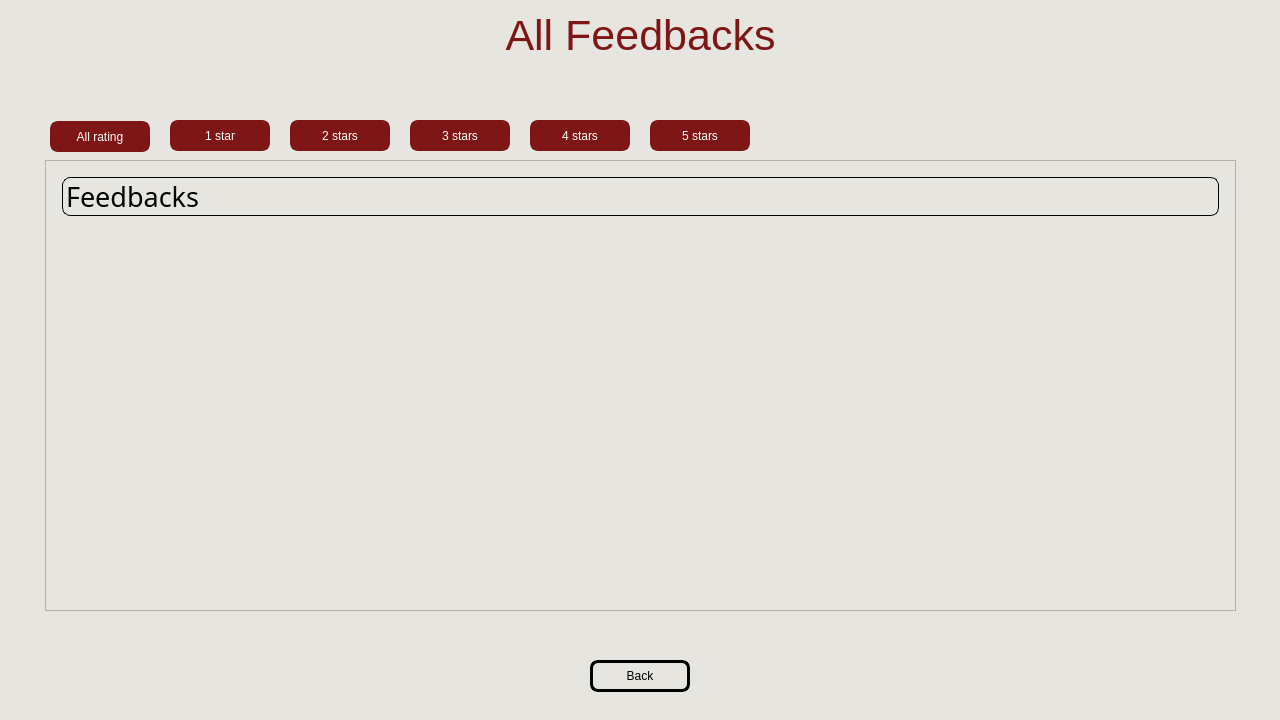
<?xml version="1.0" encoding="UTF-8"?>
<ui version="4.0">
 <class>MainWindow</class>
 <widget class="QMainWindow" name="MainWindow">
  <property name="geometry">
   <rect>
    <x>0</x>
    <y>0</y>
    <width>1280</width>
    <height>720</height>
   </rect>
  </property>
  <property name="minimumSize">
   <size>
    <width>1280</width>
    <height>720</height>
   </size>
  </property>
  <property name="maximumSize">
   <size>
    <width>1280</width>
    <height>720</height>
   </size>
  </property>
  <property name="windowTitle">
   <string>MainWindow</string>
  </property>
  <property name="styleSheet">
   <string notr="true">background-color: rgb(231, 229, 223);</string>
  </property>
  <widget class="QWidget" name="centralwidget">
   <widget class="QLabel" name="label">
    <property name="geometry">
     <rect>
      <x>20</x>
      <y>10</y>
      <width>1241</width>
      <height>51</height>
     </rect>
    </property>
    <property name="font">
     <font>
      <family>Arial</family>
      <pointsize>32</pointsize>
      <italic>false</italic>
      <bold>false</bold>
     </font>
    </property>
    <property name="styleSheet">
     <string notr="true">font: 32pt &quot;Arial&quot;;
color: rgb(126, 22, 21);</string>
    </property>
    <property name="text">
     <string>All Feedbacks</string>
    </property>
    <property name="alignment">
     <set>Qt::AlignCenter</set>
    </property>
   </widget>
   <widget class="QPushButton" name="backBtn">
    <property name="geometry">
     <rect>
      <x>590</x>
      <y>660</y>
      <width>100</width>
      <height>32</height>
     </rect>
    </property>
    <property name="styleSheet">
     <string notr="true">QPushButton{
border: 3 solid black;
border-radius: 8px;
color: black;
}
QPushButton:hover{
	background-color: rgb(166, 165, 161);
}</string>
    </property>
    <property name="text">
     <string>Back</string>
    </property>
   </widget>
   <widget class="QListWidget" name="listWidget">
    <property name="geometry">
     <rect>
      <x>45</x>
      <y>160</y>
      <width>1191</width>
      <height>451</height>
     </rect>
    </property>
    <property name="styleSheet">
     <string notr="true">QListWidget {
    padding: 12px 12px; 
    font: 24pt &quot;Arial&quot;;
    color: rgb(0, 0, 0);
}
QListWidget::item {
    border: 1px solid; 
    border-radius: 8px;
    margin: 4px;
}

</string>
    </property>
    <item>
     <property name="text">
      <string>Feedbacks</string>
     </property>
     <property name="font">
      <font>
       <family>KoHo</family>
       <pointsize>20</pointsize>
      </font>
     </property>
    </item>
   </widget>
   <widget class="QPushButton" name="pushButton">
    <property name="geometry">
     <rect>
      <x>50</x>
      <y>121</y>
      <width>100</width>
      <height>31</height>
     </rect>
    </property>
    <property name="styleSheet">
     <string notr="true">QPushButton{
border: 3 solid rgb(126, 22, 21);;
border-radius: 8px;
color: white;
background-color: rgb(126, 22, 21);
}
QPushButton:hover{
	background-color: rgb(192, 80, 71);
}
QPushButton::selected{
     blackground-color: rgb(192, 80, 71);
}</string>
    </property>
    <property name="text">
     <string>All rating</string>
    </property>
   </widget>
   <widget class="QPushButton" name="pushButton_2">
    <property name="geometry">
     <rect>
      <x>170</x>
      <y>120</y>
      <width>100</width>
      <height>31</height>
     </rect>
    </property>
    <property name="styleSheet">
     <string notr="true">QPushButton{
border: 3 solid rgb(126, 22, 21);;
border-radius: 8px;
color: white;
background-color: rgb(126, 22, 21);
}
QPushButton:hover{
	background-color: rgb(192, 80, 71);
}
QPushButton:selected{
     blackground-color: rgb(192, 80, 71);
}</string>
    </property>
    <property name="text">
     <string>1 star</string>
    </property>
   </widget>
   <widget class="QPushButton" name="pushButton_3">
    <property name="geometry">
     <rect>
      <x>530</x>
      <y>120</y>
      <width>100</width>
      <height>31</height>
     </rect>
    </property>
    <property name="styleSheet">
     <string notr="true">QPushButton{
border: 3 solid rgb(126, 22, 21);;
border-radius: 8px;
color: white;
background-color: rgb(126, 22, 21);
}
QPushButton:hover{
	background-color: rgb(192, 80, 71);
}
QPushButton::selected{
     blackground-color: rgb(192, 80, 71);
}</string>
    </property>
    <property name="text">
     <string>4 stars</string>
    </property>
   </widget>
   <widget class="QPushButton" name="pushButton_4">
    <property name="geometry">
     <rect>
      <x>410</x>
      <y>120</y>
      <width>100</width>
      <height>31</height>
     </rect>
    </property>
    <property name="styleSheet">
     <string notr="true">QPushButton{
border: 3 solid rgb(126, 22, 21);;
border-radius: 8px;
color: white;
background-color: rgb(126, 22, 21);
}
QPushButton:hover{
	background-color: rgb(192, 80, 71);
}
QPushButton::selected{
     blackground-color: rgb(192, 80, 71);
}</string>
    </property>
    <property name="text">
     <string>3 stars</string>
    </property>
   </widget>
   <widget class="QPushButton" name="pushButton_5">
    <property name="geometry">
     <rect>
      <x>290</x>
      <y>120</y>
      <width>100</width>
      <height>31</height>
     </rect>
    </property>
    <property name="styleSheet">
     <string notr="true">QPushButton{
border: 3 solid rgb(126, 22, 21);;
border-radius: 8px;
color: white;
background-color: rgb(126, 22, 21);
}
QPushButton:hover{
	background-color: rgb(192, 80, 71);
}
QPushButton::selected{
     blackground-color: rgb(192, 80, 71);
}</string>
    </property>
    <property name="text">
     <string>2 stars</string>
    </property>
   </widget>
   <widget class="QPushButton" name="pushButton_7">
    <property name="geometry">
     <rect>
      <x>650</x>
      <y>120</y>
      <width>100</width>
      <height>31</height>
     </rect>
    </property>
    <property name="styleSheet">
     <string notr="true">QPushButton{
border: 3 solid rgb(126, 22, 21);;
border-radius: 8px;
color: white;
background-color: rgb(126, 22, 21);
}
QPushButton:hover{
	background-color: rgb(192, 80, 71);
}
QPushButton::selected{
     blackground-color: rgb(192, 80, 71);
}</string>
    </property>
    <property name="text">
     <string>5 stars</string>
    </property>
   </widget>
  </widget>
 </widget>
 <resources/>
 <connections/>
</ui>
